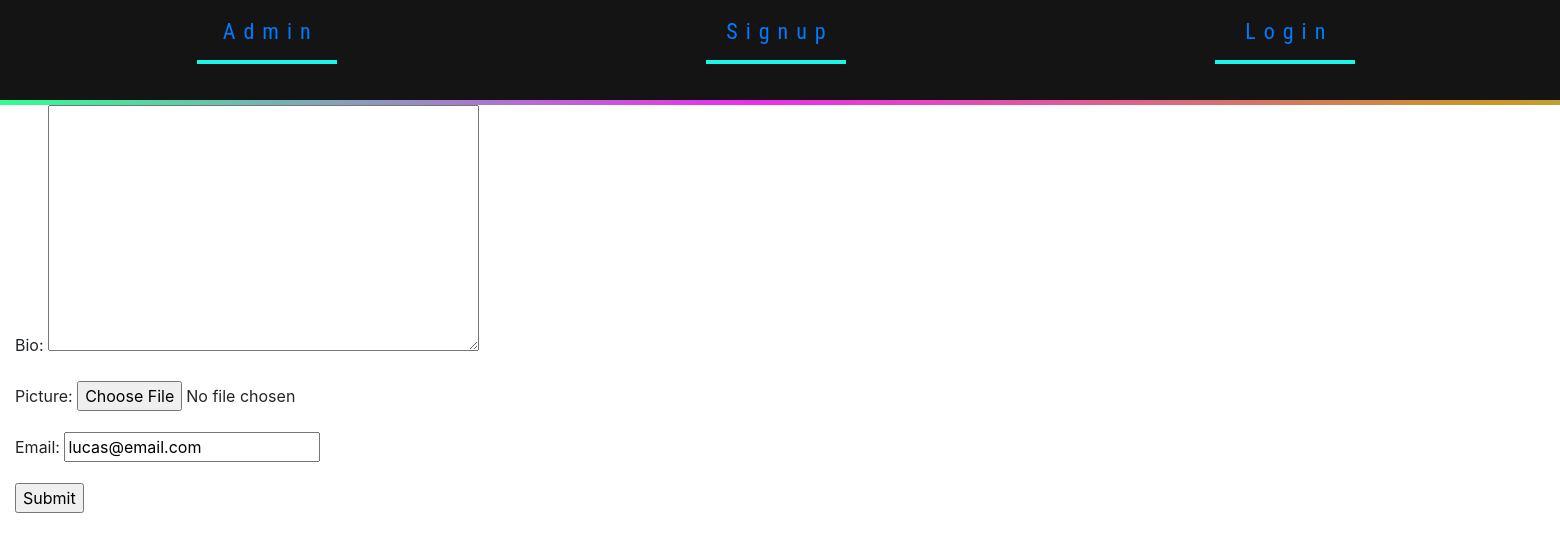
Before: /user/2/edit/ with the older database file.
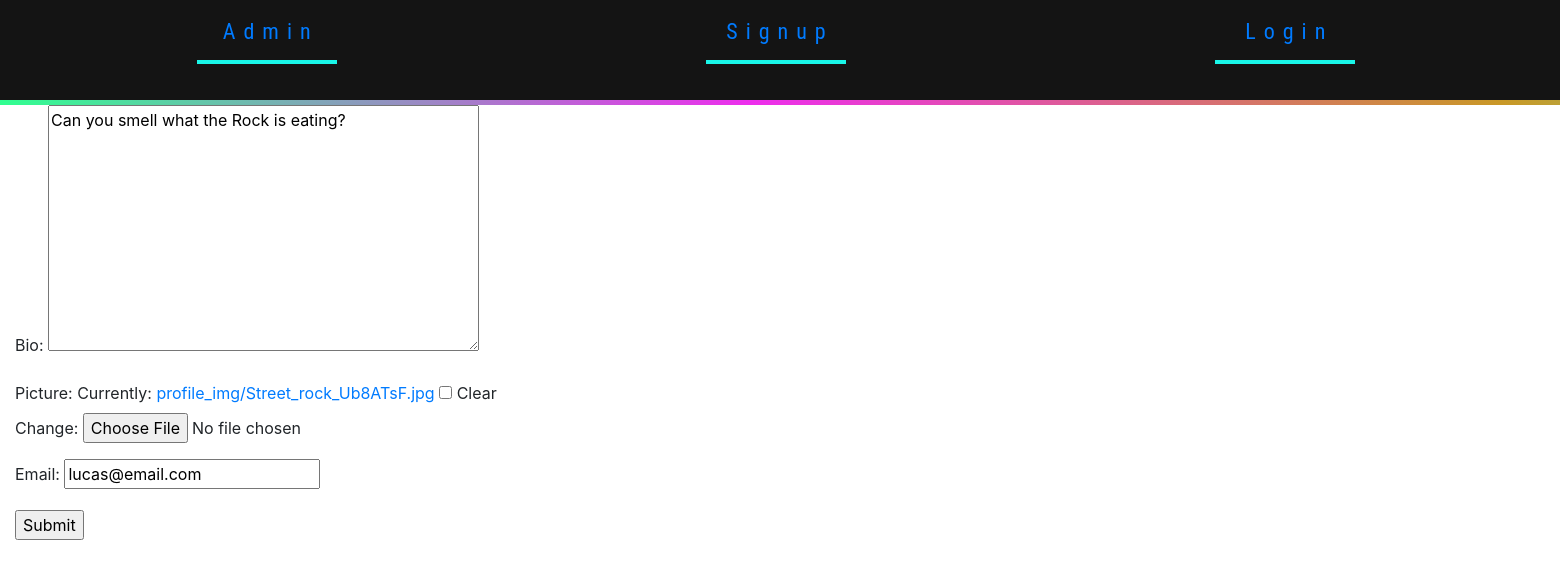
After: the same page with the newer database file.
### users/models.py (models this page shows, shortened)
class TFRUser(AbstractUser):
    email = models.EmailField(null=True, blank=True)
    picture = models.ImageField(
        upload_to="profile_img/", blank=True, null=True)
    bio = models.TextField(max_length=250, blank=True)
    favorites = models.ManyToManyField(
        Restaurant, symmetrical=False, related_name="my_favs", blank=True)

### users/views.py (the view, shortened to what this page needs)
# urls.py: path('user/<int:user_id>/edit/', user_views.profile_edit, name='profile_edit'),
def profile_edit(request, user_id: int):
    profile = TFRUser.objects.get(id=user_id)
    form = ProfileEditForm(initial={
        'bio': profile.bio,
        'email': profile.email,
        'picture': profile.picture,
    })
    return render(request, 'form.html', {'form': form})

### users/forms.py
class ProfileEditForm(forms.Form):
    bio = forms.CharField(widget=forms.Textarea)
    picture = forms.ImageField(required = False)
    email = forms.EmailField()

### templates/form.html
{% extends 'base.html' %} {% block navbar %} {% include 'nav.html' %}{% endblock %} {% block content %}
<div class="form-box">
  <div id="content" name="content" class="form">
    <form method="POST" action="" enctype="multipart/form-data">
      {% csrf_token %} {{ form.as_p }}
      <input type="submit" value="Submit" class="input-style" />
    </form>
  </div>
</div>
{% endblock %}

Changed rows visible on the page:
changed TFRUser "lucas@email.com": bio (not shown) → "Can you smell what the Rock is eating?"
Other visible differences:
form field as_p: (not shown) → "☐"
text no longer shown: "Bio: Picture: Email:"
text now shown: "Bio: Picture: Currently: profile_img/Street_rock_Ub8ATsF.jpg Clear Change: Email:"
